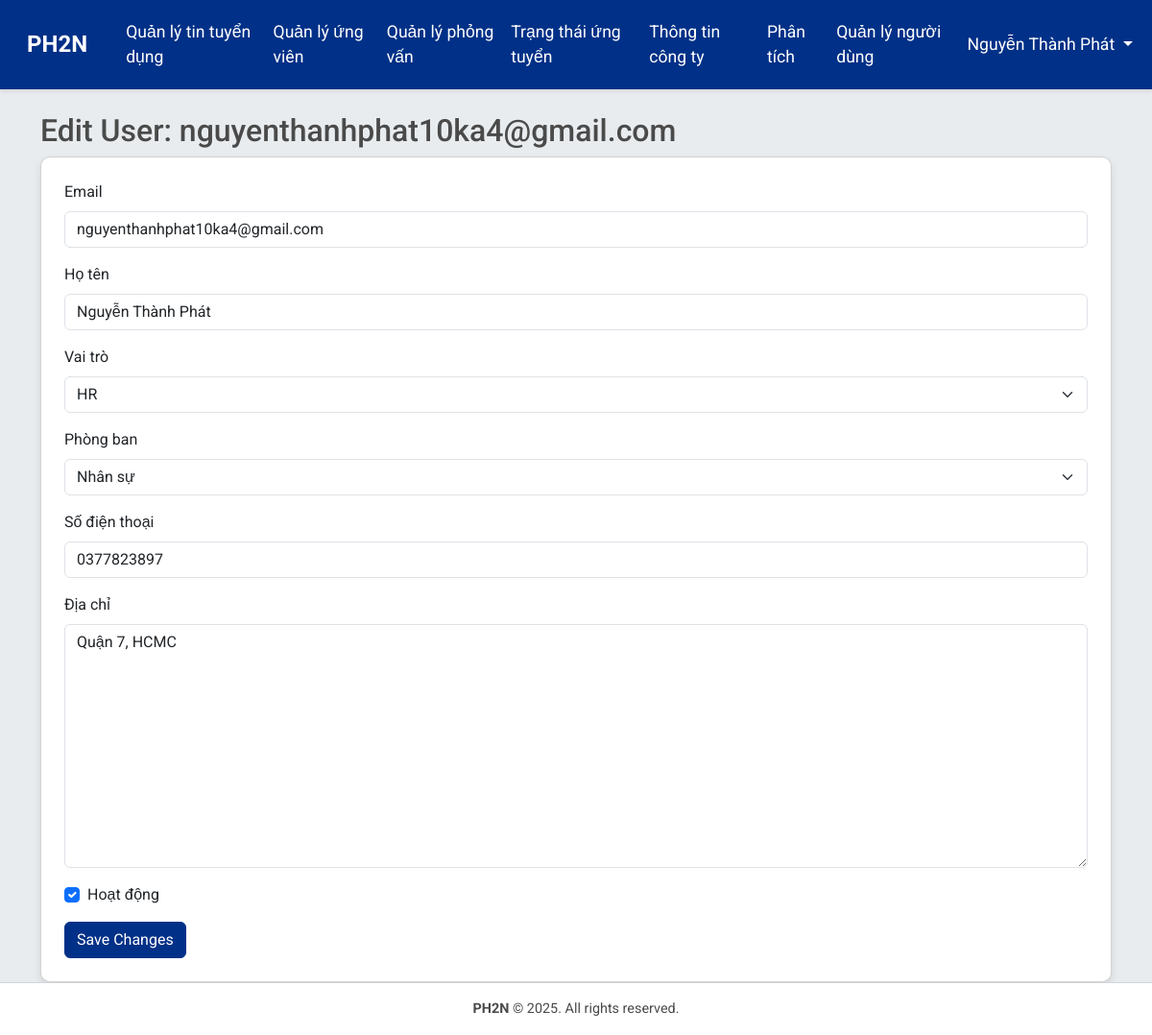
The page /accounts/users/edit/1/ (signed in) on the database its author committed.
### accounts/models.py (models this page shows, shortened)
class CustomUser(AbstractBaseUser, PermissionsMixin):
    ROLE_CHOICES = [
        ('hr', 'HR'),
        ('applicant', 'Applicant'),
        ('director', 'Director'),
        ('department', 'Department'),
    ]
    email = models.EmailField(unique=True)
    full_name = models.CharField(max_length=255)
    role = models.CharField(max_length=20, choices=ROLE_CHOICES, default='applicant')
    department = models.CharField(max_length=100, blank=True, help_text="Department or division within the company")
    department = models.CharField(max_length=100, choices=DEPARTMENTS, blank=True, default='', help_text="Phòng ban trong công ty")
    phone_number = models.CharField(max_length=15, blank=True)
    address = models.TextField(blank=True)
    is_active = models.BooleanField(default=True)
    is_staff = models.BooleanField(default=False)
    is_interviewer = models.BooleanField(default=False, help_text="Xác định người dùng có thể làm người phỏng vấn")  # Thêm trường này
    objects = CustomUserManager()
    USERNAME_FIELD = 'email'
    REQUIRED_FIELDS = ['full_name']

### accounts/views.py (the view)
# urls.py: path('users/edit/<int:user_id>/', views.edit_user, name='edit_user'),
@login_required
def edit_user(request, user_id):
    if request.user.role != 'hr':
        messages.error(request, 'Chỉ nhân sự HR có thể chỉnh sửa người dùng.')
        return redirect('jobs:job_list')
    user = get_object_or_404(CustomUser, id=user_id)
    if request.method == 'POST':
        form = CustomUserChangeForm(request.POST, instance=user)
        if form.is_valid():
            form.save()
            messages.success(request, f'Tài khoản {user.email} đã được cập nhật thành công.')
            return redirect('accounts:user_management')
    else:
        form = CustomUserChangeForm(instance=user)
    return render(request, 'accounts/edit_user.html', {'form': form, 'user': user})

### accounts/forms.py (shortened to what this page needs)
class CustomUserChangeForm(forms.ModelForm):
    department = forms.ChoiceField(choices=DEPARTMENTS, required=False, label='Phòng ban')
    role = forms.ChoiceField(choices=CustomUser.ROLE_CHOICES, required=True, label='Vai trò')
    class Meta:
        model = CustomUser
        fields = ['email', 'full_name', 'role', 'department', 'phone_number', 'address', 'is_active']
        labels = {
            'email': 'Email',
            'full_name': 'Họ tên',
            'phone_number': 'Số điện thoại',
            'address': 'Địa chỉ',
            'is_active': 'Hoạt động',
        }

### templates/accounts/edit_user.html (shortened to what this page needs)
{% extends 'base.html' %}
{% load django_bootstrap5 %}
{% block content %}
<h2>Edit User: {{ user.email }}</h2>
<div class="card p-4">
    <form method="post">
        {% bootstrap_form form %}
        {% bootstrap_button button_type="submit" content="Save Changes" %}
    </form>
</div>
{% endblock %}

### templates/base.html (shortened to what this page needs)
{% load django_bootstrap5 %}
{% load static %}
<!DOCTYPE html>
<html lang="vi">
<head>
    {% bootstrap_css %}
    <link rel="stylesheet" href="{% static 'css/style.css' %}">
</head>
<body>
    <nav class="navbar navbar-expand-lg navbar-dark">
        <div class="container-fluid">
            <a class="navbar-brand" href="{% url 'jobs:job_list' %}">PH2N</a>
            <div class="collapse navbar-collapse" id="navbarNav">
                <ul class="navbar-nav me-auto">
                    {% if user.is_authenticated %}
                        {% if user.role == 'hr' %}
                            <li class="nav-item">
                                <a class="nav-link" href="{% url 'hr:manage_job_postings' %}">Quản lý tin tuyển dụng</a>
                            </li>
                            <li class="nav-item">
                                <a class="nav-link" href="{% url 'hr:manage_applications' %}">Quản lý ứng viên</a>
                            </li>
                            <li class="nav-item">
                                <a class="nav-link" href="{% url 'hr:manage_interviews' %}">Quản lý phỏng vấn</a>
                            </li>
                            <li class="nav-item">
                                <a class="nav-link" href="{% url 'hr:application_status' %}">Trạng thái ứng tuyển</a>
                            </li>
                            <li class="nav-item">
                                <a class="nav-link" href="{% url 'hr:manage_company_info' %}">Thông tin công ty</a>
                            </li>
                            <li class="nav-item">
                                <a class="nav-link" href="{% url 'hr:recruitment_analytics' %}">Phân tích</a>
                            </li>
                            <li class="nav-item">
                                <a class="nav-link" href="{% url 'accounts:user_management' %}">Quản lý người dùng</a>
                            </li>
                        {% endif %}
                    {% endif %}
                </ul>
                <ul class="navbar-nav">
                    {% if user.is_authenticated %}
                        <li class="nav-item dropdown">
                        <a class="nav-link dropdown-toggle" href="#" id="userDropdown" role="button"
                            data-bs-toggle="dropdown" aria-expanded="false">
                            {{ user.full_name }}
                        </a>
                        </li>
                    {% endif %}
                </ul>
            </div>
        </div>
    </nav>
    <div class="content-wrapper">
        <div class="container mt-4">
            {% block content %}
            {% endblock %}
        </div>
    </div>
    <footer class="footer">
        <div class="container">
            <p><strong>PH2N</strong> © 2025. All rights reserved.</p>
        </div>
    </footer>
</body>
</html>

### static/css/style.css (style rules this page uses)
body { font-family: 'Roboto', sans-serif; background-color: #E8ECEF; margin: 0; display: flex; flex-direction: column; min-height: 100vh; }
.content-wrapper { flex: 1; }
.navbar { background-color: #003087; box-shadow: 0 2px 4px rgba(0,0,0,0.1); }
.navbar-brand { font-weight: bold; font-size: 1.5rem; padding: 0.5rem 1rem; }
.nav-link { font-size: 1.1rem; padding: 0.75rem 1.25rem; color: #FFFFFF !important; transition: all 0.2s; }
.card { border-radius: 10px; box-shadow: 0 4px 8px rgba(0,0,0,0.1); transition: transform 0.2s; }
.btn-primary { background-color: #003087; border-color: #003087; }
.footer { background-color: #FFFFFF; border-top: 1px solid #D1D5DB; padding: 1rem 0; text-align: center; font-size: 0.9rem; color: #4A4A4A; margin-top: auto; position: relative; }
.footer p { margin: 0; }
h2, h3, h5 { color: #4A4A4A; }

### rows shown on the page
CustomUser: full_name "Nguyễn Thành Phát", email "nguyenthanhphat10ka4@gmail.com", role "HR", department "Nhân sự", phone_number "0377823897", address "Quận 7, HCMC", is_active "☑"
